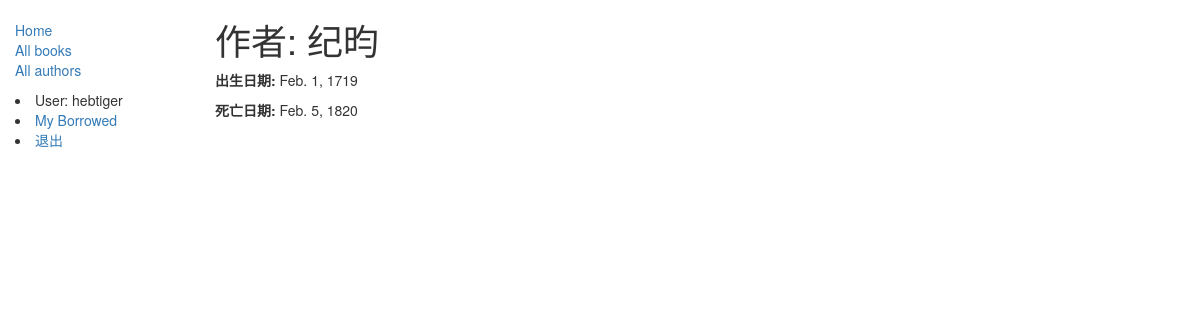
Screenshot of /catalog/author/2 (signed in) with the database file from the repository.
### catalog/models.py (models this page shows, shortened)
class Author(models.Model):
    first_name = models.CharField('姓', max_length=100)
    last_name = models.CharField('名', max_length=100)
    date_of_birth = models.DateField('出生日期', null=True, blank=True)
    date_of_death = models.DateField('死亡日期', null=True, blank=True)
    def __str__(self):
        return '%s%s' % (self.first_name, self.last_name)
    class Meta:
        ordering = ['last_name']

### catalog/views.py (the view)
# urls.py: path('author/<int:pk>', views.AuthorDetailView.as_view(), name='author-detail'),
class AuthorDetailView(generic.DetailView):
    model = Author

### catalog/templates/catalog/author_detail.html
{% extends "base_generic.html" %}
{% block content %}
  <h1>作者: {{ author }}</h1>
  <p><strong>出生日期:</strong> {{ author.date_of_birth }}</p>
  <p><strong>死亡日期:</strong> {{ author.date_of_death }}</p>
{% endblock %}

### catalog/templates/base_generic.html (shortened to what this page needs)
<!DOCTYPE html>
<html lang="en">
<head>
  <link rel="stylesheet" href="https://maxcdn.bootstrapcdn.com/bootstrap/3.3.7/css/bootstrap.min.css">
  {% load static %}
  <link rel="stylesheet" href="{% static 'css/styles.css' %}">
</head>
<body>
  <div class="container-fluid">
    <div class="row">
      <div class="col-sm-2">
      {% block sidebar %}
      <ul class="sidebar-nav">
          <li><a href="{% url 'index' %}">Home</a></li>
          <li><a href="{% url 'books' %}">All books</a></li>
          <li><a href="{% url 'authors' %}">All authors</a></li>
      </ul>
       {% if user.is_authenticated %}
     <li>User: {{ user.get_username }}</li>
     <li><a href="{% url 'my-borrowed' %}">My Borrowed</a></li>
     <li><a href="{% url 'logout'%}?next={{request.path}}">退出</a></li>
   {% else %}
     <li><a href="{% url 'login'%}?next={{request.path}}">登录</a></li>
   {% endif %}
     {% endblock %}
      </div>
      <div class="col-sm-10 ">
      {% block content %}{% endblock %}
      </div>
    </div>
  </div>
</body>
</html>

### catalog/static/css/styles.css (style rules this page uses)
.sidebar-nav { margin-top: 20px; padding: 0; list-style: none; }

### rows the page displays
Author: first_name+last_name "纪昀", date_of_birth "Feb. 1, 1719", date_of_death "Feb. 5, 1820"

### other values shown
{{ user.get_username }} "hebtiger"
